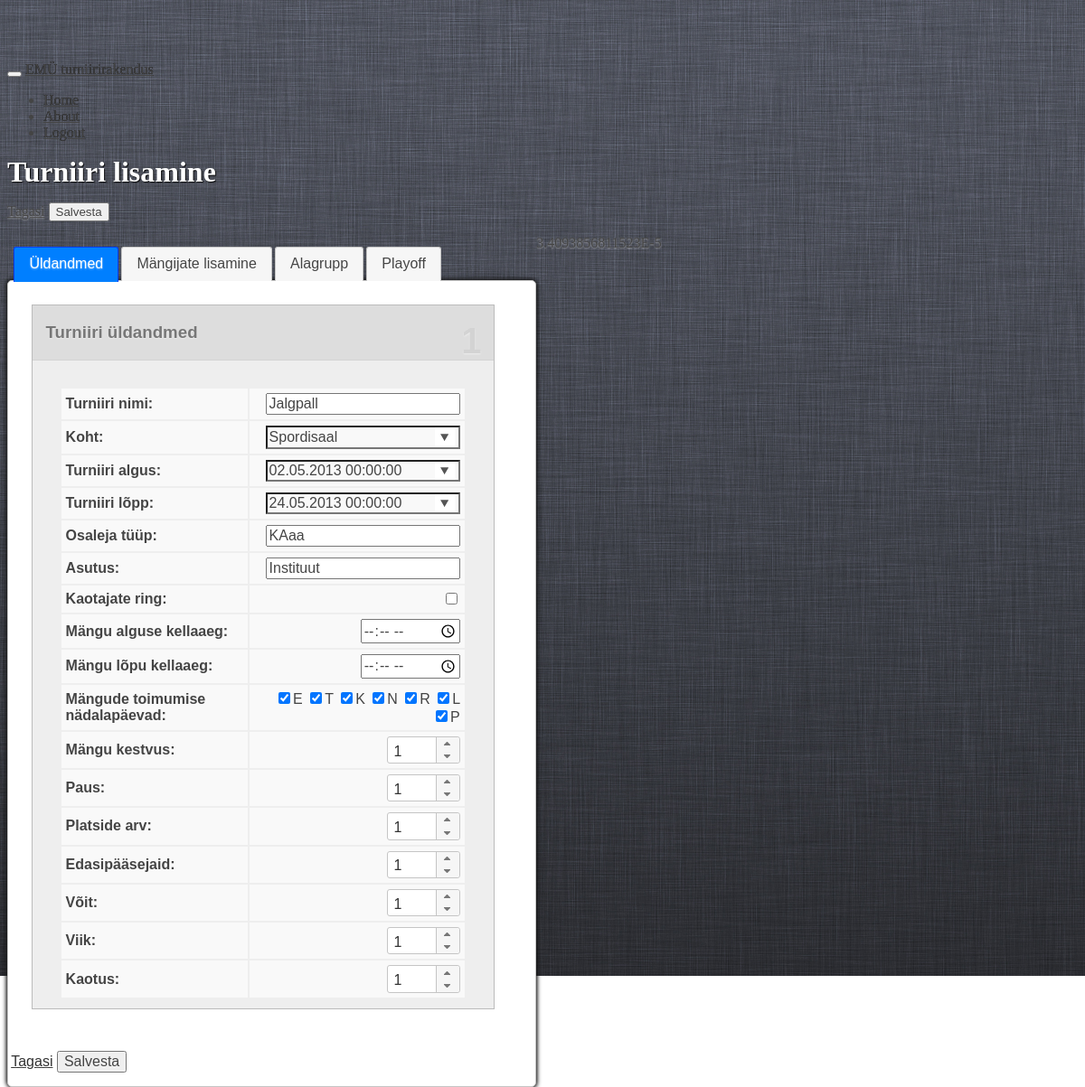
The page /tournaments/view/2 (signed in) on the database as committed earlier.
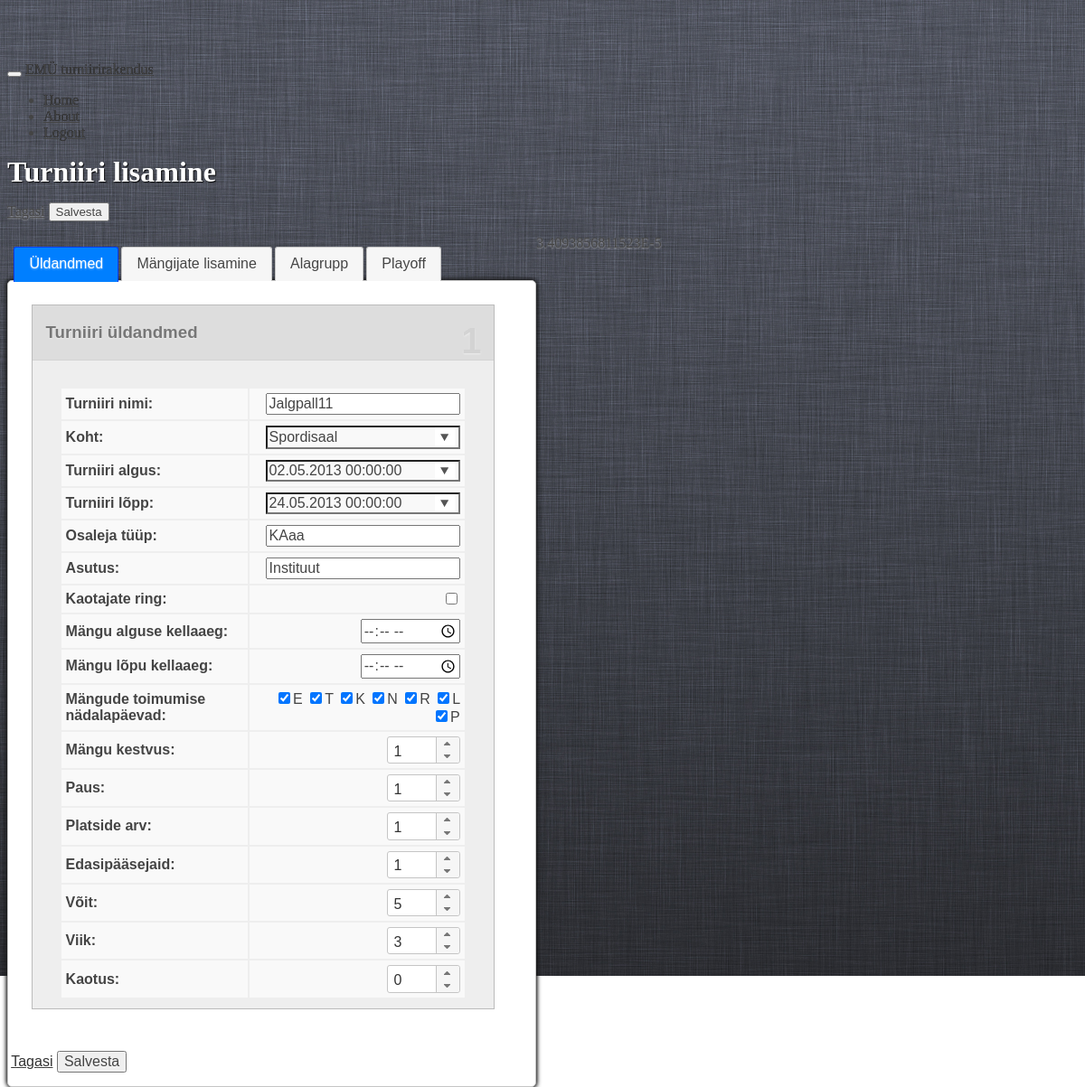
The same page on the database as committed later.
### tables this page shows
CREATE TABLE IF NOT EXISTS `tournament` (
  `tournament_id` int(10) unsigned NOT NULL AUTO_INCREMENT,
  `tournament_name` varchar(100) NOT NULL,
  `tournament_year` int(11) NOT NULL,
  `tournament_place` varchar(100) NOT NULL,
  `place_id` int(11) unsigned NOT NULL,
  `deleted` tinyint(1) NOT NULL DEFAULT '0',
  `tournament_start` datetime NOT NULL,
  `tournament_end` datetime NOT NULL,
  `tournament_loser_bracket` tinyint(1) unsigned NOT NULL DEFAULT '0',
  `tournament_daily_start` time NOT NULL,
  `tournament_daily_end` time NOT NULL,
  `tournament_days` varchar(7) NOT NULL,
  `tournament_game_time` smallint(6) NOT NULL,
  `tournament_game_pause` smallint(6) NOT NULL,
  `tournament_field` smallint(6) NOT NULL,
  `tournament_group` smallint(6) NOT NULL,
  `tournament_win` smallint(6) NOT NULL,
  `tournament_type` tinyint(4) NOT NULL DEFAULT '-1' COMMENT '0 = Alagrupid + playoff 1= Alagrupid 2= Playoff 3= Paremusjärjestus',
  `tournament_game_win` tinyint(4) NOT NULL,
  `tournament_game_tie` tinyint(4) NOT NULL,
  `tournament_game_loss` tinyint(4) NOT NULL,
  `tournament_participant` varchar(50) NOT NULL,
  `tournament_classification` varchar(50) NOT NULL,
  PRIMARY KEY (`tournament_id`),
  KEY `place_id` (`place_id`)
);

### views/tournaments_view_view.php (called while the page is built, shortened)
<?
require ('tournaments_add_view.php');
?>

### controllers/tournaments.php (called while the page is built, shortened)
<?php
class tournaments
{
	function view()
	{
		global $_request;
		$id = $_request->params[0];
		$tournament = get_all("SELECT * FROM tournament WHERE tournament_id='$id'");
		$tournament = $tournament[0];
		$tournament['tournament_start'] = $this->convert_date2($tournament['tournament_start']);
		$tournament['tournament_end'] = $this->convert_date2($tournament['tournament_end']);
		require 'views/master_view.php';
	}
	function convert_date2($date)
	{
		list($date, $time) = explode(' ', $date);
		list($y, $mon, $d) = explode('-', $date);
		list($h, $min) = explode(':', $time);
		return "$d.$mon.$y $h:$min:00";
	}
}

### modules/request.php (called while the page is built, shortened)
<?php
class request
{
	function __construct()
	{
		if (isset($_SERVER['PATH_INFO'])) {
			if ($path_info = explode('/', $_SERVER['PATH_INFO'])) {
				array_shift($path_info);
				$this->controller = isset($path_info[0]) ? array_shift($path_info) : DEFAULT_CONTROLLER;
				$this->action = isset($path_info[0]) && !empty($path_info[0]) ? array_shift($path_info) : 'index';
				$this->params = isset($path_info[0]) ? $path_info : null;
			}
		}
	}
}
$_request = new request;

### modules/database.php (called while the page is built, shortened)
<?php
function get_all($sql)
{
	$q = mysql_query($sql) or db_error_out($sql);
	while (($result[] = mysql_fetch_assoc($q)) || array_pop($result)) {
		;
	}
	return $result;
}

### views/tournaments_add_view.php (the view, shortened to what the changed rows need)
<form method="post" id="tournament-add-form">
<div class="mywell"><h1>Turniiri lisamine</h1></div>
<div style="clear: both; margin: 15px 0">
	<a class="btn btn-large btn-inverse" href="/tournament/tournaments">Tagasi</a>
	<button class="btn btn-large btn-primary" type="button" onclick="submit1()">Salvesta</button>
</div>
<div id="tabs">
<ul>
	<li><a href="#tabs-1">Üldandmed</a></li>
	<li><a href="#tabs-2">Mängijate lisamine</a></li>
	<li style="display: none" name="alagrupp"><a href="#tabs-3">Alagrupp</a></li>
	<li style="display: none" name="playoff"><a href="#tabs-4">Playoff</a></li>
</ul>
<div id="tabs-1">
	<div class="kast">
		<div class="number">1</div>
		<div class="titlebar"><h3>Turniiri üldandmed</h3>
		</div>
		<table id="tournament-attributes-table" class="table table-bordered ">
			<tbody>
			<tr>
				<th>Turniiri nimi:</th>
				<td><input id="tournament-name" onchange="change_type_warning();" onfocus="$(this).removeClass('viga')"
				           type="text"
				           name="tournament[tournament_name]" autocomplete="off"
				           value="<?= $tournament['tournament_name'] ?>"></td>
			</tr>
			<tr>
				<th>Koht:</th>
				<td>
				</td>
			</tr>
			<tr>
				<th>Turniiri algus:</th>
				<td><input type="text" id="tournament_start" onchange="change_type_warning();" class="datetimepicker"
				           name="tournament[tournament_start]"
				           placeholder="pp.kk.aaaa hh:mm" autocomplete="off" onfocus="$(this).removeClass('viga')"
				           value="<?= $tournament['tournament_start'] ?>"></td>
			</tr>
			<tr>
				<th>Turniiri lõpp:</th>
				<td>
					<input type="text" class="datetimepicker" id="tournament_end" name="tournament[tournament_end]"
					       autocomplete="off" onfocus="$(this).removeClass('viga')" onchange="change_type_warning();"
					       placeholder="pp.kk.aaaa hh:mm"
					       value="<?= $tournament['tournament_end'] ?>"></td>
			</tr>
			<tr>
				<th>Osaleja tüüp:</th>
				<td><input id="tournament_participant" onfocus="$(this).removeClass('viga')"
				           onblur="set_participant_type();" type="text"
				           name="tournament[tournament_participant]" onchange="change_type_warning();" autocomplete="off"
				           value="<?= $tournament['tournament_participant'] ?>"></td>
			</tr>
			<tr>
				<th>Asutus:</th>
				<td><input id="tournament_classification" onfocus="$(this).removeClass('viga')"
				           onblur="set_unit_type();" type="text"
				           name="tournament[tournament_classification]" onchange="change_type_warning();" autocomplete="off"
				           value="<?= $tournament['tournament_classification'] ?>"></td>
			</tr>
			<tr>
				<th>Kaotajate ring:</th>
				<td><input id="loser-bracket" name="tournament[tournament_loser_bracket]" onchange="change_type_warning();"
				           type="checkbox" value="1"
						<?=
						$tournament['tournament_loser_bracket'] == 1 ? 'checked="checked" value="yes"' : 'value="no"'
						?>></td>
			</tr>
			<tr>
				<th>Mängu alguse kellaaeg:</th>
				<td><input id="daily-start" type="time"
				           name="tournament[tournament_game_time]" onkeypress="validate(event)"
				           onfocus="$(this).removeClass('viga')" onchange="change_type_warning();"
				           placeholder="pp.kk.aaaa hh:mm"
				           value="<?= $tournament['tournament_start'] ?>"></td>
			</tr>
			<tr>
				<th>Mängu lõpu kellaaeg:</th>
				<td><input id="daily-end" type="time"
				           name="tournament[tournament_game_time]" onkeypress="validate(event)"
				           onfocus="$(this).removeClass('viga')" onchange="change_type_warning();"
				           placeholder="pp.kk.aaaa hh:mm"
				           value="<?= $tournament['tournament_end'] ?>"></td>
			</tr>
			<tr>
				<th>Mängude toimumise nädalapäevad:</th>
				<td><input id="day_e" type="checkbox" checked="checked" value="e">E
					<input id="day_t" type="checkbox" checked="checked" value="t">T
					<input id="day_k" type="checkbox" checked="checked" value="k">K
					<input id="day_n" type="checkbox" checked="checked" value="n">N
					<input id="day_r" type="checkbox" checked="checked" value="r">R
					<input id="day_l" type="checkbox" checked="checked" value="l">L
					<input id="day_p" type="checkbox" checked="checked" value="p">P
				</td>
			</tr>
			<tr>
				<th>Mängu kestvus:</th>
				<td><input id="game-length" class="spinner" min="1" maxlength="2"
				           name="tournament[tournament_game_time]" onkeypress="validate(event)"
				           onfocus="$(this).removeClass('viga')" onchange="change_type_warning();" value="<?=
					$tournament['tournament_game_time'] ?>"></td>
			</tr>
			<tr>
				<th>Paus:</th>
				<td><input class="spinner" min="0" maxlength="2" name="tournament[tournament_game_pause]"
				           onkeypress="validate(event)" onchange="change_type_warning();" value="<?=
					$tournament['tournament_game_pause'] ?>"></td>
			</tr>
			<tr>
				<th>Platside arv:</th>
				<td><input class="spinner" min="1" maxlength="2" name="tournament[tournament_field]"
				           onkeypress="validate(event)" onchange="change_type_warning();" value="<?=
					$tournament['tournament_field'] ?>"/></td>
			</tr>
			<tr>
				<th>Edasipääsejaid:</th>
				<td><input class="spinner" min="1" maxlength="2" name="tournament[tournament_win]"
				           onkeypress="validate(event)" onchange="change_type_warning();" value="<?=
					$tournament['tournament_win'] ?>"/></td>
			</tr>
			<tr>
				<th>Võit:</th>
				<td><input class="spinner" min="0" maxlength="2" name="tournament[tournament_game_win]"
				           onkeypress="validate(event)" onchange="change_type_warning();" value="<?=
					$tournament['tournament_game_win'] ?>"/></td>
			</tr>
			<tr>
				<th>Viik:</th>
				<td><input class="spinner" min="0" maxlength="2" name="tournament[tournament_game_tie]"
				           onkeypress="validate(event)" onchange="change_type_warning();" value="<?=
					$tournament['tournament_game_tie'] ?>"/></td>
			</tr>
			<tr>
				<th>Kaotus:</th>
				<td><input class="spinner" min="0" maxlength="2" name="tournament[tournament_game_loss]"
				           onkeypress="validate(event)" onchange="change_type_warning();" value="<?=
					$tournament['tournament_game_loss'] ?>"/></td>
			</tr>
			</tbody>
		</table>
	</div>
</div>
<div style="clear: both; padding: 15px 0">
</div>
</form>
<a class="btn btn-large btn-inverse" href="/tournament/tournaments">Tagasi</a>
<button tabindex="10" class="btn btn-large btn-primary" type="button" onclick="submit1()">Salvesta</button>

Rows that differ between the two databases and show on the page:
changed tournament "KAaa": tournament_name "Jalgpall" → "Jalgpall11"; tournament_game_win "1" → "5"; tournament_game_tie "1" → "3"; tournament_game_loss "1" → "0"
